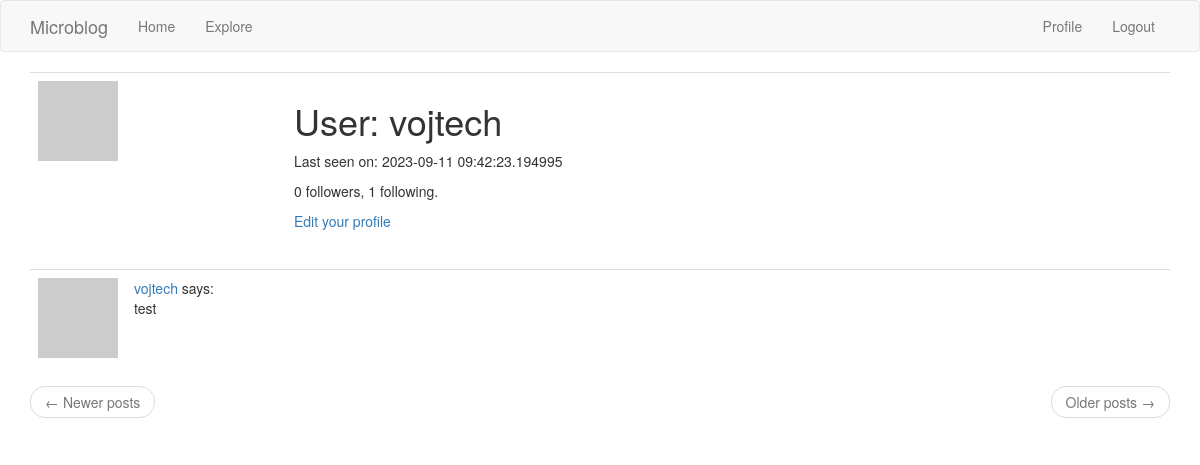
Page /user/vojtech (signed in) on the earlier database version.
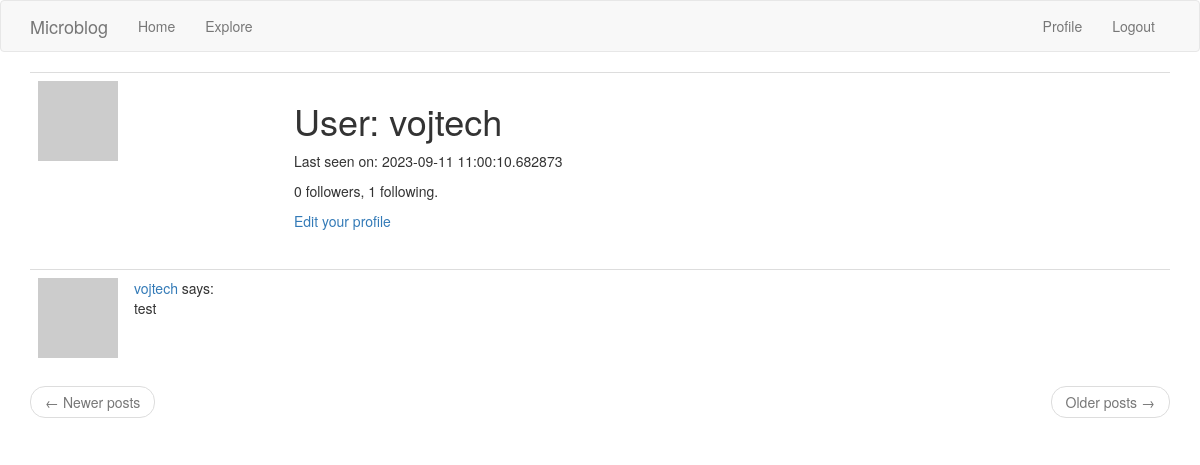
Same page on the later database version.
### app/models.py (models this page shows, shortened)
class User(db.Model, UserMixin):
    id = db.Column(db.Integer, primary_key=True)
    username = db.Column(db.String(64), index=True, unique=True)
    email = db.Column(db.String(120), index=True, unique=True)
    password_hash = db.Column(db.String(128))
    posts = db.relationship("Post", backref="author", lazy="dynamic")
    about_me = db.Column(db.String(140))
    last_seen = db.Column(db.DateTime, default=datetime.utcnow)
    followed = db.relationship(
        "User",
        secondary=followers,
        primaryjoin=(followers.c.follower_id == id),
        secondaryjoin=(followers.c.followed_id == id),
        backref=db.backref("followers", lazy="dynamic"),
        lazy="dynamic",
    )
    def avatar(self, size):
        digest = md5(self.email.lower().encode("utf-8")).hexdigest()
        return f"https://www.gravatar.com/avatar/{digest}?d=identicon&s={size}"

class Post(db.Model):
    id = db.Column(db.Integer, primary_key=True)
    body = db.Column(db.String(140))
    timestamp = db.Column(db.DateTime, index=True, default=datetime.utcnow)
    user_id = db.Column(db.Integer, db.ForeignKey("user.id"))

### app/routes.py (the view)
@flask_app.route("/user/<username>")
@login_required
def user(username):
    user = User.query.filter_by(username=username).first_or_404()
    page = request.args.get("page", 1, type=int)
    posts = user.posts.order_by(Post.timestamp.desc()).paginate(
        page=page, per_page=flask_app.config["POSTS_PER_PAGE"], error_out=False
    )
    next_url = (
        url_for("user", username=user.username, page=posts.next_num)
        if posts.has_next
        else None
    )
    prev_url = (
        url_for("user", username=user.username, page=posts.prev_num)
        if posts.has_prev
        else None
    )
    form = EmptyForm()
    return render_template(
        "user.html",
        user=user,
        posts=posts.items,
        next_url=next_url,
        prev_url=prev_url,
        form=form,
    )

### app/models.py (called while the page is built)
@login.user_loader
def load_user(id_: str):
    return User.query.get(int(id_))

### app/routes.py (called while the page is built)
@flask_app.before_request
def before_request():
    if current_user.is_authenticated:
        current_user.last_seen = datetime.utcnow()
        db.session.commit()

### app/templates/user.html (shortened to what this page needs)
{% extends "base.html" %}
{% block app_content %}
    <table class="table table-hover">
        <tr>
            <td width="256px"><img src="{{ user.avatar(256) }}"></td>
            <td>
                <h1>User: {{ user.username }}</h1>
                {% if user.last_seen %}<p>Last seen on: {{ user.last_seen }}</p>{% endif %}
                <p>{{ user.followers.count() }} followers, {{ user.followed.count() }} following.</p>
                {% if user == current_user %}
                <p><a href="{{ url_for('edit_profile') }}">Edit your profile</a></p>
                {% endif %}
            </td>
        </tr>
    </table>
    {% for post in posts %}
        {% include '_post.html' %}
    {% endfor %}
    <nav aria-label="...">
        <ul class="pager">
            <li class="previous{% if not prev_url %} disabled{% endif %}">
                <a href="{{ prev_url or '#' }}">
                    <span aria-hidden="true">&larr;</span> Newer posts
                </a>
            </li>
            <li class="next{% if not next_url %} disabled{% endif %}">
                <a href="{{ next_url or '#' }}">
                    Older posts <span aria-hidden="true">&rarr;</span>
                </a>
            </li>
        </ul>
    </nav>
{% endblock %}

### app/templates/base.html (shortened to what this page needs)
{% extends 'bootstrap/base.html' %}
{% block navbar %}
    <nav class="navbar navbar-default">
        <div class="container">
            <div class="navbar-header">
                <a class="navbar-brand" href="{{ url_for('index') }}">Microblog</a>
            </div>
            <div class="collapse navbar-collapse" id="bs-example-navbar-collapse-1">
                <ul class="nav navbar-nav">
                    <li><a href="{{ url_for('index') }}">Home</a></li>
                    <li><a href="{{ url_for('explore') }}">Explore</a></li>
                </ul>
                <ul class="nav navbar-nav navbar-right">
                    {% if current_user.is_anonymous %}
                    <li><a href="{{ url_for('login') }}">Login</a></li>
                    {% else %}
                    <li><a href="{{ url_for('user', username=current_user.username) }}">Profile</a></li>
                    <li><a href="{{ url_for('logout') }}">Logout</a></li>
                    {% endif %}
                </ul>
            </div>
        </div>
    </nav>
{% endblock %}
{% block content %}
    <div class="container">
        {% block app_content %}{% endblock %}
    </div>
{% endblock %}

### app/templates/_post.html
    <table class="table table-hover">
        <tr>
            <td width="70px">
                <a href="{{ url_for('user', username=post.author.username) }}">
                    <img src="{{ post.author.avatar(70) }}" />
                </a>
            </td>
            <td>
                <a href="{{ url_for('user', username=post.author.username) }}">
                    {{ post.author.username }}
                </a>
                says:
                <br>
                {{ post.body }}
            </td>
        </tr>
    </table>

Differences in the rows shown:
changed User "vojtech": last_seen "2023-09-11 09:42:23.194995" → "2023-09-11 11:00:10.682873"
